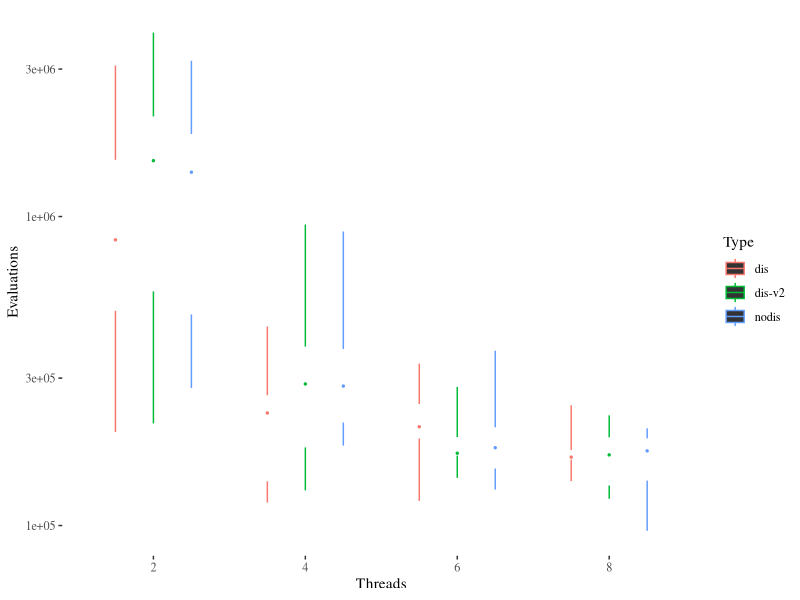
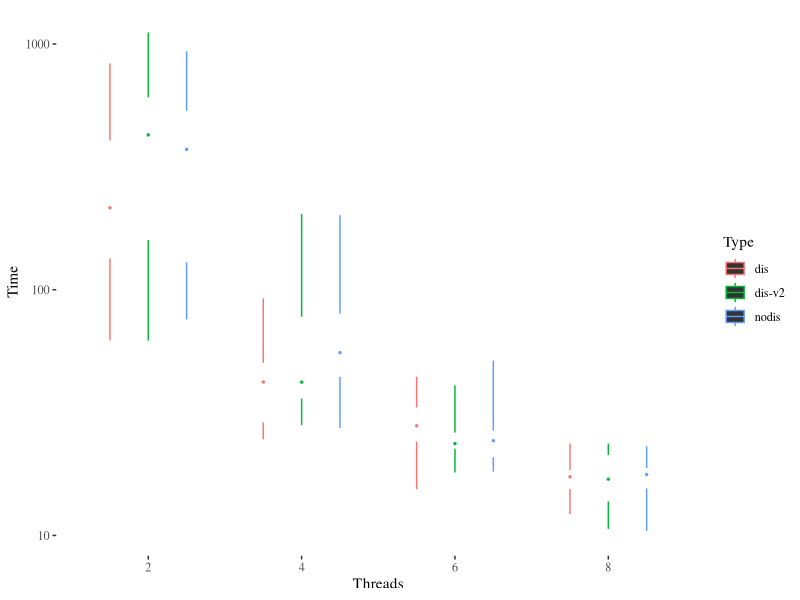
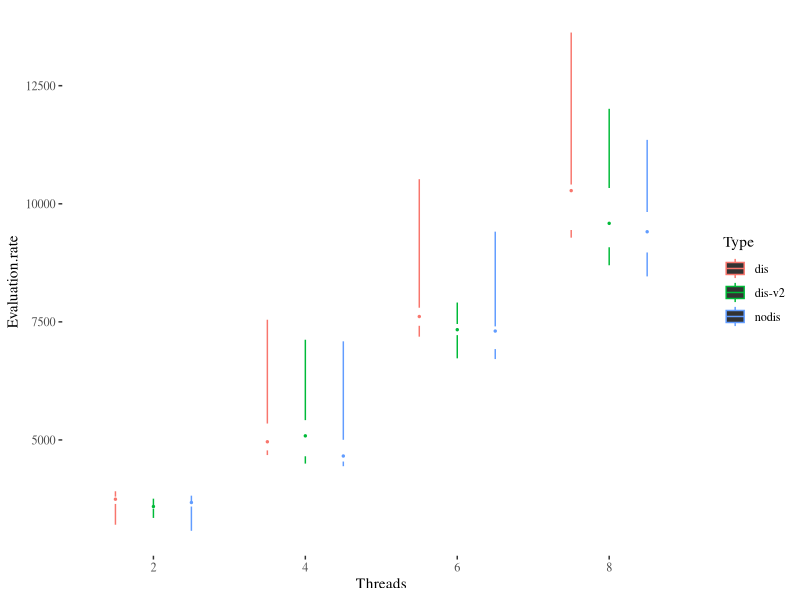

The R source for these figures, in order: (Note: this script raises an error after producing the figures.)
library(ggplot2)
library(ggthemes)
library(rstatix)
library(tidyverse)

data.raw <- read.csv("leading-ones-ppsn.csv")
data <- data.raw[data.raw$Type == "dis" | data.raw$Type == "dis-v2" | data.raw$Type == "nodis",]
data$Threads <- as.factor(data$Threads)
data$Evaluation.rate <- data$Evaluations/data$Time
data$Type <- as.factor(data$Type)
data.t <- as_tibble(data)
summaries <- data %>% group_by(Type,Threads) %>% summarise(medianE=median(Evaluations,na.rm=TRUE),medianT=median(Time,na.rm=TRUE),medianR=median(Evaluation.rate,na.rm=TRUE))
ggplot(data,aes(x=Threads,y=Evaluations,color=Type))+geom_tufteboxplot()+theme_tufte()+scale_y_log10()
ggplot(data,aes(x=Threads,y=Time,color=Type))+geom_tufteboxplot()+theme_tufte()+scale_y_log10()
ggplot(data,aes(x=Threads,y=Evaluation.rate,color=Type))+geom_tufteboxplot()+theme_tufte()

# Wilcox test
data$type.threads <- paste0(data$Type,data$Threads)
wilcox.df.e <- data.frame()
wilcox.df.t <- data.frame()

for (threads in c(2,4,6,8,10)) {
  this.w.e <- wilcox.test(data[data$type.threads==paste0("nodis",threads),]$Evaluations, data[data$type.threads==paste0("dis",threads),]$Evaluations)
  wilcox.df.e <- rbind(wilcox.df.e,
                       data.frame(threads=threads,
                                  wilcoxon=this.w.e$p.value,
                                  significant= (this.w.e$p.value < 0.10)))
  this.w.t <- wilcox.test(data[data$type.threads==paste0("nodis",threads),]$Time, data[data$type.threads==paste0("dis",threads),]$Time)
  wilcox.df.t <- rbind(wilcox.df.t,
                       data.frame(threads=threads,
                                  wilcoxon=this.w.t$p.value,
                                  significant= (this.w.t$p.value < 0.10)))
}
